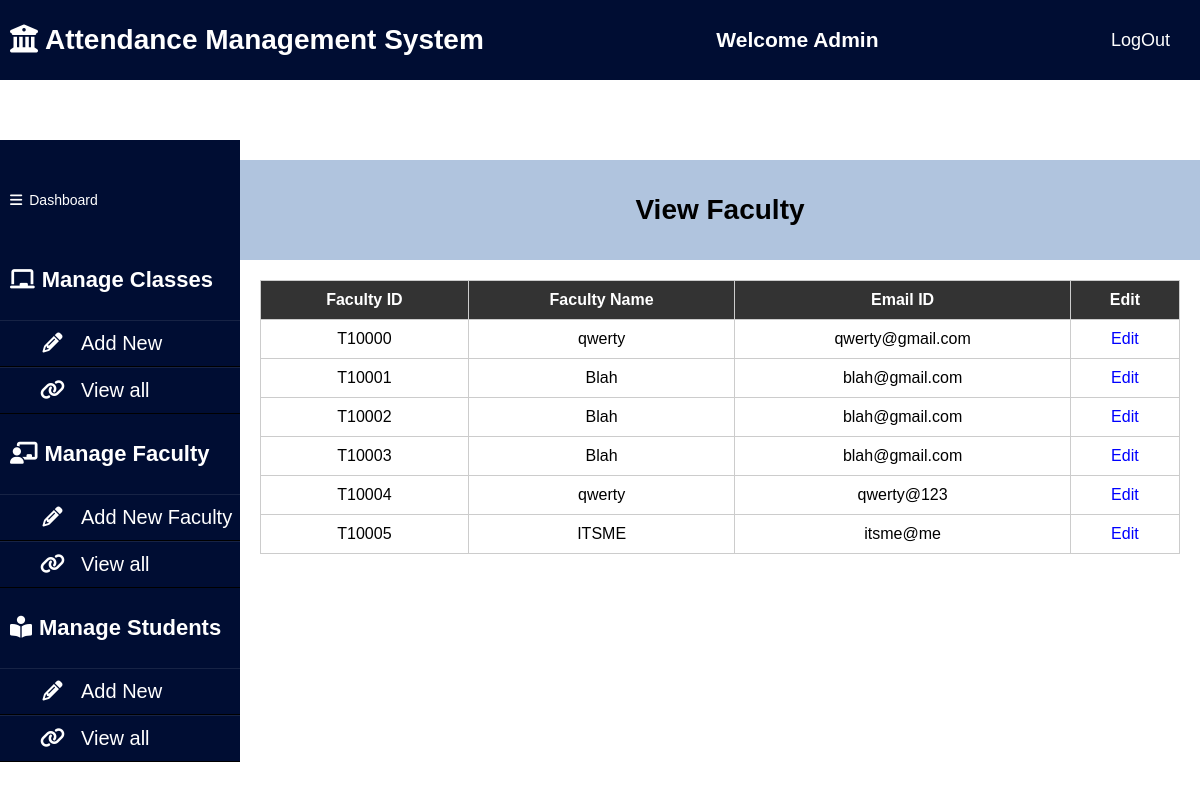
The page /viewfaculty (signed in) on the database its author committed.
### AMS_APP/models.py (models this page shows, shortened)
class Teacher(models.Model):
    teacher_id=models.CharField(max_length=15)
    teacher_name=models.CharField(max_length=30)
    email_id=models.CharField(max_length=30)
    password=models.CharField(max_length=30)

### AMS_APP/views.py (the view)
# urls.py: path('viewfaculty', views.viewfaculty, name='viewfaculty'),
def viewfaculty(request):
    if request.user.is_anonymous:
        return redirect("/")
    teacher_list=(Teacher.objects.all())
    return render(request, 'viewfaculty.html',
                  {'teacher_list':teacher_list})

### template/viewfaculty.html (shortened to what this page needs)
{% load static %}
<!DOCTYPE html>
<html lang="en">
<head>
    <link rel="stylesheet" href="https://cdnjs.cloudflare.com/ajax/libs/font-awesome/6.4.0/css/all.min.css">
    <link rel="stylesheet" type="text/css" href="{% static 'css/admindashboard.css'%}">
</head>
<body>
    <header>
        <h1><i class="fas fa-university"></i>Attendance Management System</h1>
        <h2>Welcome Admin</h2>
        <a href="/logoutuser" class="btn">LogOut</a>
    </header>
    <aside>
        <header>
            <div>
                <i class="fas fa-bars"></i>Dashboard
            </div>
        </header>
        <ul>
            <li><h4><i class="fas fa-chalkboard"></i>Manage Classes</h4></li>
            <ul>
                <li><a href="/courseadd"><i class="fa fa-pencil fa-fw"></i>Add New</a></li>
                <li><a href="/viewclass"><i class="fa fa-link"></i>View all</a></li>
            </ul>
        </ul>
        <ul>
            <li><h4><i class="fas fa-chalkboard-teacher"></i>Manage Faculty</h4></li>
            <ul>
                <li><a href="/teacher"><i class="fa fa-pencil fa-fw"></i>Add New Faculty</a></li>
                <li><a href="/viewfaculty"><i class="fa fa-link"></i>View all</a></li>
            </ul>
        </ul>
        <ul>
            <li><h4><i class="fas fa-book-reader" aria-hidden="true"></i>Manage Students</h4></li>
            <ul>
                <li><a href="/addnewstudent"><i class="fa fa-pencil fa-fw"></i>Add New</a></li>
                <li><a href="/viewstudent"><i class="fa fa-link"></i>View all</a></li>
            </ul>
        </ul>
    </aside>
    <div class="content-container">
        <header id="topic">
            <h1>View Faculty</h1>
        </header>
        <main>
            <table id="faculty-table">
                <thead>
                    <tr>
                        <th>Faculty ID</th>
                        <th>Faculty Name</th>
                        <th>Email ID</th>
                        <th>Edit</th>
                    </tr>
                </thead>
                <tbody>
                    {% for q in teacher_list %}
						  <tr>
							<td>{{q.teacher_id}}</td>
							<td>{{q.teacher_name}}</td>
							<td>{{q.email_id}}</td>
							<td><a href="/teacher_mgmt/?teacher_id={{ q.teacher_id }}">Edit</a></td>
						  </tr>
						  {% endfor %}
                </tbody>
            </table>
        </main>
    </div>
</body>
</html>

### static/css/admindashboard.css (style rules this page uses)
* { padding : 0; margin : 0; box-sizing :border-box; list-style: none; text-decoration: none; }
aside { margin-top:60px; width: 20%; height: 100%; background: #000d33; float:left; padding-top:20px; }
aside ul a { display:block; width: 100%; line-height:45px; font-size: 20px; color: white; padding-left:40px; box-sizing: border-box; border-top: 1px solid rgba(225, 225, 225,.1); border-bottom: 1px solid black; }
aside ul a i { margin-right: 16px; }
aside ul li h4 { color: white; line-height: 60px; padding: 10px; font-size: 22px; }
header { background: #000d33; display: flex; justify-content: space-between; color: white; line-height: 60px; font-size: 14px; padding:10px; }
header a { color:white; font-size: 18px; text-decoration: none; padding-right: 20px; }
.content-container { width: 80%; float:right; margin-top:60px; padding-top:20px; }
i { margin-right: 7px; }

### template/viewfaculty.html (style rules this page uses)
body { font-family: Arial, sans-serif; margin: 0; padding: 0; }
header#topic { background-color: lightsteelblue; color: black; padding: 20px; justify-content: center; }
main { padding: 20px; }
table#faculty-table { width: 100%; border-collapse: collapse; }
table#faculty-table th, table#faculty-table td { border: 1px solid #ccc; padding: 10px; text-align: center; }
table#faculty-table th { background-color: #333; color: white; }
table#faculty-table td:last-child { text-align: center; }
table#faculty-table a { text-decoration: none; color: blue; }

### rows shown on the page
Teacher: teacher_id "T10000", teacher_name "qwerty", email_id "qwerty@gmail.com"
Teacher: teacher_id "T10001", teacher_name "Blah", email_id "blah@gmail.com"
Teacher: teacher_id "T10002", teacher_name "Blah", email_id "blah@gmail.com"
Teacher: teacher_id "T10003", teacher_name "Blah", email_id "blah@gmail.com"
Teacher: teacher_id "T10004", teacher_name "qwerty", email_id "qwerty@123"
Teacher: teacher_id "T10005", teacher_name "ITSME", email_id "itsme@me"
